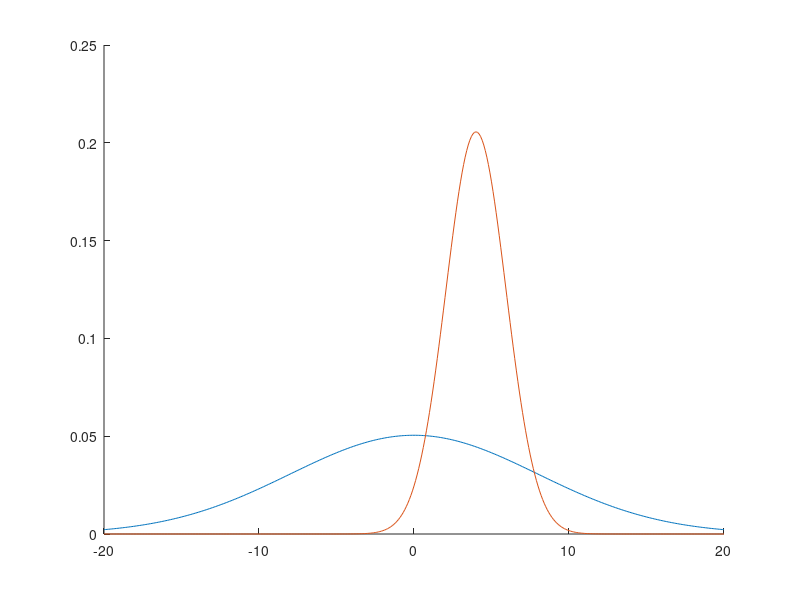
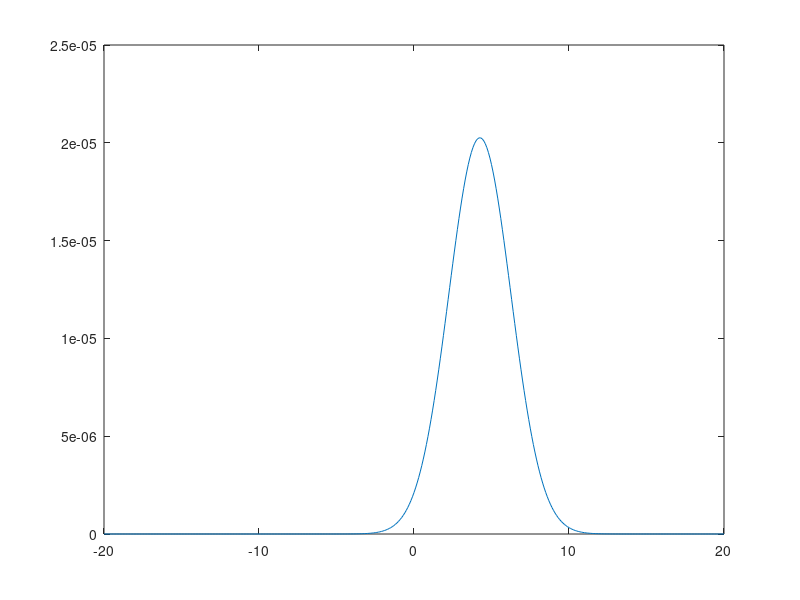

Source code (MATLAB) for these figures, in order:
clear all; close all; 

%% 
% ###################################
% ########    PARAMETERS    #########
% ###################################

% For defining the range of possible locations
tmin = -20;     % minimum t
tmax = 20;      % maximum t
stepsize = 0.1; 

% Prior
Mprior = 0;     % mean (represent what your prior belief is)
SDprior = 8;    % standard deviation (represents uncertainty in the prior belief)

% Observation
x = [7 3 -1 8];          % observed location (represent signal from your sensor)
SDx = 4;        % standard deviation for observation (represents uncertainty in the sensor)

%%
% % ##########################
% % #####   Discretize-space method   #####
% % ##########################

% % 1. Define the range of all possible target locations
T = tmin:stepsize:tmax; % T: from tmin to tmax, with spacing = stepsize


% % 2. Compute prior probabilities for each hypothesized location
% %     and normalize them
prior = normpdf(T, Mprior, SDprior);
prior = prior/sum(prior*stepsize);


% % 3. Compute the likelihood of obtaining the current observation,
% %     for each hypothesized location
likelihood_x = normpdf(T, 7, SDx).*normpdf(T, 3, SDx).*normpdf(T, -1, SDx).*normpdf(T, 8, SDx);

% % 4. Compute posterior probabilities for each hypothesized location
% %     by multiplying priors and likelihoods, and then normalize the products
posterior = prior.*likelihood_x;
posterior = posterior/sum(posterior*stepsize);


% % 5. Obtain an estimate from the posterior
% %    This time, we use the expected value of the posterior.
% %      i.e., E(t) = Integrate {t * P( t | x )} dt
% %    We're approximating this integral using summation (the Riemann sum)
% %       Integration --> Summation
% %                dt --> stepsize
estimate = sum(T.*posterior.*stepsize);


% % =================================
% % 6. Plotting
% % =================================
% % plot prior and posterior
figure;
hold on;
plot(T, prior);
plot(T, posterior);


% % plot likelihood
figure;
plot(T, likelihood_x);
